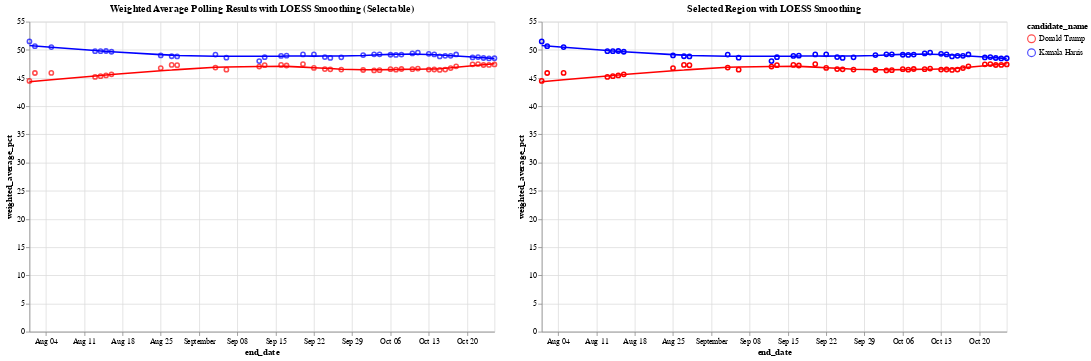

Notebook code for this chart:
### Code cell
# Define the color scale for the two candidates
color_scale = alt.Scale(domain=['Donald Trump', 'Kamala Harris'], range=['red', 'blue'])

# Step 1: Create a selection brush for the horizontal axis (end_date)
brush = alt.selection_interval(encodings=['x'])  # Brush selection on the x-axis

# Step 2: Create the base chart with points and LOESS smoothing (Chart 1)
base = alt.Chart(df_weighted_averages).mark_point().encode(
    x='end_date:T',
    y='weighted_average_pct:Q',
    color=alt.Color('candidate_name:N', scale=color_scale)
)

loess = base.transform_loess(
    'end_date', 'weighted_average_pct', groupby=['candidate_name'], bandwidth=0.3
).mark_line()

chart1 = (base + loess).add_params(
    brush  # Add the brush selection to Chart 1
).properties(
    title='Weighted Average Polling Results with LOESS Smoothing (Selectable)',
    width=600,
    height=400
)

# Step 3: Create the side-by-side chart that will show the selected region with tooltip

# Apply the same selection filter to both points and LOESS in chart2
selected_points = base.encode(
    opacity=alt.condition(brush, alt.value(1), alt.value(0)),  # Highlight only selected points
    tooltip=['end_date:T', 'candidate_name:N', 'weighted_average_pct:Q']  # Add tooltip for points
).transform_filter(
    brush  # Filter by brush selection
)

# Apply LOESS smoothing for the selected range
selected_loess = alt.Chart(df_weighted_averages).transform_loess(
    'end_date', 'weighted_average_pct', groupby=['candidate_name'], bandwidth=0.3
).mark_line().encode(
    x='end_date:T',
    y='weighted_average_pct:Q',
    color=alt.Color('candidate_name:N', scale=color_scale),
    tooltip=['end_date:T', 'candidate_name:N', 'weighted_average_pct:Q']
).transform_filter(
    brush  # Filter the LOESS line by the brush selection
)

# Combine selected points and LOESS for the second chart
chart2 = (selected_points + selected_loess).properties(
    title='Selected Region with LOESS Smoothing',
    width=600,
    height=400
)

# Combine the two charts side by side
final_chart = alt.hconcat(chart1, chart2)

# Display the final chart
final_chart.show()

### Figure 1 — Vega-Lite specification as saved in the notebook (floating-point values rounded to 4 significant figures)
{"config": {"view": {"continuousWidth": 300, "continuousHeight": 300}}, "hconcat": [{"layer": [{"mark": {"type": "point"}, "encoding": {"color": {"field": "candidate_name", "scale": {"domain": ["Donald Trump", "Kamala Harris"], "range": ["red", "blue"]}, "type": "nominal"}, "x": {"field": "end_date", "type": "temporal"}, "y": {"field": "weighted_average_pct", "type": "quantitative"}}, "name": "view_2"}, {"mark": {"type": "line"}, "encoding": {"color": {"field": "candidate_name", "scale": {"domain": ["Donald Trump", "Kamala Harris"], "range": ["red", "blue"]}, "type": "nominal"}, "x": {"field": "end_date", "type": "temporal"}, "y": {"field": "weighted_average_pct", "type": "quantitative"}}, "transform": [{"loess": "weighted_average_pct", "on": "end_date", "bandwidth": 0.3, "groupby": ["candidate_name"]}]}], "height": 400, "title": "Weighted Average Polling Results with LOESS Smoothing (Selectable)", "width": 600}, {"layer": [{"mark": {"type": "point"}, "encoding": {"color": {"field": "candidate_name", "scale": {"domain": ["Donald Trump", "Kamala Harris"], "range": ["red", "blue"]}, "type": "nominal"}, "opacity": {"condition": {"param": "param_2", "value": 1}, "value": 0}, "tooltip": [{"field": "end_date", "type": "temporal"}, {"field": "candidate_name", "type": "nominal"}, {"field": "weighted_average_pct", "type": "quantitative"}], "x": {"field": "end_date", "type": "temporal"}, "y": {"field": "weighted_average_pct", "type": "quantitative"}}, "transform": [{"filter": {"param": "param_2"}}]}, {"mark": {"type": "line"}, "encoding": {"color": {"field": "candidate_name", "scale": {"domain": ["Donald Trump", "Kamala Harris"], "range": ["red", "blue"]}, "type": "nominal"}, "tooltip": [{"field": "end_date", "type": "temporal"}, {"field": "candidate_name", "type": "nominal"}, {"field": "weighted_average_pct", "type": "quantitative"}], "x": {"field": "end_date", "type": "temporal"}, "y": {"field": "weighted_average_pct", "type": "quantitative"}}, "transform": [{"loess": "weighted_average_pct", "on": "end_date", "bandwidth": 0.3, "groupby": ["candidate_name"]}, {"filter": {"param": "param_2"}}]}], "height": 400, "title": "Selected Region with LOESS Smoothing", "width": 600}], "data": {"name": "data-3faf195f804bc3cf700eda235c24c1fd"}, "params": [{"name": "param_2", "select": {"type": "interval", "encodings": ["x"]}, "views": ["view_2"]}], "$schema": "https://vega.github.io/schema/vega-lite/v5.20.1.json", "datasets": {"data-3faf195f804bc3cf700eda235c24c1fd": [{"end_date": "2024-10-25T00:00:00", "candidate_id": 16661, "candidate_name": "Kamala Harris", "weighted_average_pct": 48.52}, {"end_date": "2024-10-25T00:00:00", "candidate_id": 16651, "candidate_name": "Donald Trump", "weighted_average_pct": 47.41}, {"end_date": "2024-10-24T00:00:00", "candidate_id": 16661, "candidate_name": "Kamala Harris", "weighted_average_pct": 48.48}, {"end_date": "2024-10-24T00:00:00", "candidate_id": 16651, "candidate_name": "Donald Trump", "weighted_average_pct": 47.32}, {"end_date": "2024-10-23T00:00:00", "candidate_id": 16661, "candidate_name": "Kamala Harris", "weighted_average_pct": 48.56}, {"end_date": "2024-10-23T00:00:00", "candidate_id": 16651, "candidate_name": "Donald Trump", "weighted_average_pct": 47.32}, {"end_date": "2024-10-22T00:00:00", "candidate_id": 16661, "candidate_name": "Kamala Harris", "weighted_average_pct": 48.72}, {"end_date": "2024-10-22T00:00:00", "candidate_id": 16651, "candidate_name": "Donald Trump", "weighted_average_pct": 47.49}, {"end_date": "2024-10-21T00:00:00", "candidate_id": 16661, "candidate_name": "Kamala Harris", "weighted_average_pct": 48.65}, {"end_date": "2024-10-21T00:00:00", "candidate_id": 16651, "candidate_name": "Donald Trump", "weighted_average_pct": 47.43}, {"end_date": "2024-10-18T00:00:00", "candidate_id": 16661, "candidate_name": "Kamala Harris", "weighted_average_pct": 49.19}, {"end_date": "2024-10-18T00:00:00", "candidate_id": 16651, "candidate_name": "Donald Trump", "weighted_average_pct": 47.09}, {"end_date": "2024-10-17T00:00:00", "candidate_id": 16661, "candidate_name": "Kamala Harris", "weighted_average_pct": 48.95}, {"end_date": "2024-10-17T00:00:00", "candidate_id": 16651, "candidate_name": "Donald Trump", "weighted_average_pct": 46.77}, {"end_date": "2024-10-16T00:00:00", "candidate_id": 16661, "candidate_name": "Kamala Harris", "weighted_average_pct": 48.95}, {"end_date": "2024-10-16T00:00:00", "candidate_id": 16651, "candidate_name": "Donald Trump", "weighted_average_pct": 46.5}, {"end_date": "2024-10-15T00:00:00", "candidate_id": 16661, "candidate_name": "Kamala Harris", "weighted_average_pct": 48.85}, {"end_date": "2024-10-15T00:00:00", "candidate_id": 16651, "candidate_name": "Donald Trump", "weighted_average_pct": 46.44}, {"end_date": "2024-10-14T00:00:00", "candidate_id": 16661, "candidate_name": "Kamala Harris", "weighted_average_pct": 49.19}, {"end_date": "2024-10-14T00:00:00", "candidate_id": 16651, "candidate_name": "Donald Trump", "weighted_average_pct": 46.52}, {"end_date": "2024-10-13T00:00:00", "candidate_id": 16661, "candidate_name": "Kamala Harris", "weighted_average_pct": 49.3}, {"end_date": "2024-10-13T00:00:00", "candidate_id": 16651, "candidate_name": "Donald Trump", "weighted_average_pct": 46.51}, {"end_date": "2024-10-11T00:00:00", "candidate_id": 16661, "candidate_name": "Kamala Harris", "weighted_average_pct": 49.52}, {"end_date": "2024-10-11T00:00:00", "candidate_id": 16651, "candidate_name": "Donald Trump", "weighted_average_pct": 46.68}, {"end_date": "2024-10-10T00:00:00", "candidate_id": 16661, "candidate_name": "Kamala Harris", "weighted_average_pct": 49.38}, {"end_date": "2024-10-10T00:00:00", "candidate_id": 16651, "candidate_name": "Donald Trump", "weighted_average_pct": 46.57}, {"end_date": "2024-10-08T00:00:00", "candidate_id": 16661, "candidate_name": "Kamala Harris", "weighted_average_pct": 49.17}, {"end_date": "2024-10-08T00:00:00", "candidate_id": 16651, "candidate_name": "Donald Trump", "weighted_average_pct": 46.61}, {"end_date": "2024-10-07T00:00:00", "candidate_id": 16661, "candidate_name": "Kamala Harris", "weighted_average_pct": 49.11}, {"end_date": "2024-10-07T00:00:00", "candidate_id": 16651, "candidate_name": "Donald Trump", "weighted_average_pct": 46.49}, {"end_date": "2024-10-06T00:00:00", "candidate_id": 16661, "candidate_name": "Kamala Harris", "weighted_average_pct": 49.13}, {"end_date": "2024-10-06T00:00:00", "candidate_id": 16651, "candidate_name": "Donald Trump", "weighted_average_pct": 46.58}, {"end_date": "2024-10-04T00:00:00", "candidate_id": 16661, "candidate_name": "Kamala Harris", "weighted_average_pct": 49.21}, {"end_date": "2024-10-04T00:00:00", "candidate_id": 16651, "candidate_name": "Donald Trump", "weighted_average_pct": 46.39}, {"end_date": "2024-10-03T00:00:00", "candidate_id": 16661, "candidate_name": "Kamala Harris", "weighted_average_pct": 49.2}, {"end_date": "2024-10-03T00:00:00", "candidate_id": 16651, "candidate_name": "Donald Trump", "weighted_average_pct": 46.35}, {"end_date": "2024-10-01T00:00:00", "candidate_id": 16661, "candidate_name": "Kamala Harris", "weighted_average_pct": 49.08}, {"end_date": "2024-10-01T00:00:00", "candidate_id": 16651, "candidate_name": "Donald Trump", "weighted_average_pct": 46.43}, {"end_date": "2024-09-27T00:00:00", "candidate_id": 16661, "candidate_name": "Kamala Harris", "weighted_average_pct": 48.67}, {"end_date": "2024-09-27T00:00:00", "candidate_id": 16651, "candidate_name": "Donald Trump", "weighted_average_pct": 46.5}, {"end_date": "2024-09-25T00:00:00", "candidate_id": 16661, "candidate_name": "Kamala Harris", "weighted_average_pct": 48.57}, {"end_date": "2024-09-25T00:00:00", "candidate_id": 16651, "candidate_name": "Donald Trump", "weighted_average_pct": 46.56}, {"end_date": "2024-09-24T00:00:00", "candidate_id": 16661, "candidate_name": "Kamala Harris", "weighted_average_pct": 48.73}, {"end_date": "2024-09-24T00:00:00", "candidate_id": 16651, "candidate_name": "Donald Trump", "weighted_average_pct": 46.6}, {"end_date": "2024-09-22T00:00:00", "candidate_id": 16661, "candidate_name": "Kamala Harris", "weighted_average_pct": 49.21}, {"end_date": "2024-09-22T00:00:00", "candidate_id": 16651, "candidate_name": "Donald Trump", "weighted_average_pct": 46.8}, {"end_date": "2024-09-20T00:00:00", "candidate_id": 16661, "candidate_name": "Kamala Harris", "weighted_average_pct": 49.19}, {"end_date": "2024-09-20T00:00:00", "candidate_id": 16651, "candidate_name": "Donald Trump", "weighted_average_pct": 47.49}, {"end_date": "2024-09-17T00:00:00", "candidate_id": 16661, "candidate_name": "Kamala Harris", "weighted_average_pct": 48.98}, {"end_date": "2024-09-17T00:00:00", "candidate_id": 16651, "candidate_name": "Donald Trump", "weighted_average_pct": 47.23}, {"end_date": "2024-09-16T00:00:00", "candidate_id": 16661, "candidate_name": "Kamala Harris", "weighted_average_pct": 48.93}, {"end_date": "2024-09-16T00:00:00", "candidate_id": 16651, "candidate_name": "Donald Trump", "weighted_average_pct": 47.33}, {"end_date": "2024-09-13T00:00:00", "candidate_id": 16661, "candidate_name": "Kamala Harris", "weighted_average_pct": 48.7}, {"end_date": "2024-09-13T00:00:00", "candidate_id": 16651, "candidate_name": "Donald Trump", "weighted_average_pct": 47.29}, {"end_date": "2024-09-12T00:00:00", "candidate_id": 16661, "candidate_name": "Kamala Harris", "weighted_average_pct": 48.01}, {"end_date": "2024-09-12T00:00:00", "candidate_id": 16651, "candidate_name": "Donald Trump", "weighted_average_pct": 47.05}, {"end_date": "2024-09-06T00:00:00", "candidate_id": 16661, "candidate_name": "Kamala Harris", "weighted_average_pct": 48.61}, {"end_date": "2024-09-06T00:00:00", "candidate_id": 16651, "candidate_name": "Donald Trump", "weighted_average_pct": 46.49}, {"end_date": "2024-09-04T00:00:00", "candidate_id": 16661, "candidate_name": "Kamala Harris", "weighted_average_pct": 49.17}, {"end_date": "2024-09-04T00:00:00", "candidate_id": 16651, "candidate_name": "Donald Trump", "weighted_average_pct": 46.87}, {"end_date": "2024-08-28T00:00:00", "candidate_id": 16661, "candidate_name": "Kamala Harris", "weighted_average_pct": 48.83}, {"end_date": "2024-08-28T00:00:00", "candidate_id": 16651, "candidate_name": "Donald Trump", "weighted_average_pct": 47.29}, {"end_date": "2024-08-27T00:00:00", "candidate_id": 16661, "candidate_name": "Kamala Harris", "weighted_average_pct": 48.87}, {"end_date": "2024-08-27T00:00:00", "candidate_id": 16651, "candidate_name": "Donald Trump", "weighted_average_pct": 47.34}, {"end_date": "2024-08-25T00:00:00", "candidate_id": 16661, "candidate_name": "Kamala Harris", "weighted_average_pct": 49.02}, {"end_date": "2024-08-25T00:00:00", "candidate_id": 16651, "candidate_name": "Donald Trump", "weighted_average_pct": 46.77}, {"end_date": "2024-08-16T00:00:00", "candidate_id": 16661, "candidate_name": "Kamala Harris", "weighted_average_pct": 49.67}, {"end_date": "2024-08-16T00:00:00", "candidate_id": 16651, "candidate_name": "Donald Trump", "weighted_average_pct": 45.66}, {"end_date": "2024-08-15T00:00:00", "candidate_id": 16661, "candidate_name": "Kamala Harris", "weighted_average_pct": 49.8}, {"end_date": "2024-08-15T00:00:00", "candidate_id": 16651, "candidate_name": "Donald Trump", "weighted_average_pct": 45.47}, {"end_date": "2024-08-14T00:00:00", "candidate_id": 16661, "candidate_name": "Kamala Harris", "weighted_average_pct": 49.77}, {"end_date": "2024-08-14T00:00:00", "candidate_id": 16651, "candidate_name": "Donald Trump", "weighted_average_pct": 45.33}, {"end_date": "2024-08-13T00:00:00", "candidate_id": 16661, "candidate_name": "Kamala Harris", "weighted_average_pct": 49.76}, {"end_date": "2024-08-13T00:00:00", "candidate_id": 16651, "candidate_name": "Donald Trump", "weighted_average_pct": 45.2}, {"end_date": "2024-08-05T00:00:00", "candidate_id": 16661, "candidate_name": "Kamala Harris", "weighted_average_pct": 50.49}, {"end_date": "2024-08-05T00:00:00", "candidate_id": 16651, "candidate_name": "Donald Trump", "weighted_average_pct": 45.91}, {"end_date": "2024-08-02T00:00:00", "candidate_id": 16661, "candidate_name": "Kamala Harris", "weighted_average_pct": 50.66}, {"end_date": "2024-08-02T00:00:00", "candidate_id": 16651, "candidate_name": "Donald Trump", "weighted_average_pct": 45.89}, {"end_date": "2024-08-01T00:00:00", "candidate_id": 16661, "candidate_name": "Kamala Harris", "weighted_average_pct": 51.5}, {"end_date": "2024-08-01T00:00:00", "candidate_id": 16651, "candidate_name": "Donald Trump", "weighted_average_pct": 44.5}]}}
